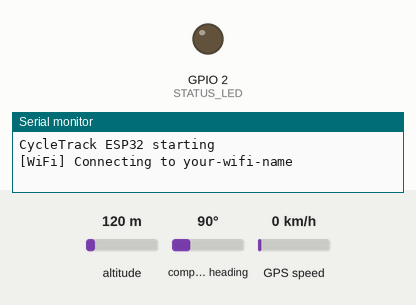
A sketch run on a simulated ESP32. Shown: output pins drawn as LEDs (lit = HIGH), the last lines printed to the serial monitor. The test bench sets the inputs (shaded band); at power-on: altitude 120 m, compass heading 90°, GPS speed 0 km/h. WiFi joins after 1.5 s; servers stay silent unless stated; uploads are accepted with an empty reply; the local clock reads 2024-03-15 10:24:30 at power-on unless the sketch sets it; the GPS gets a fix after 3 s at 37.7749, -122.4194 with 8 satellites.

Above: at 0.3 s.
At 1.88 s:
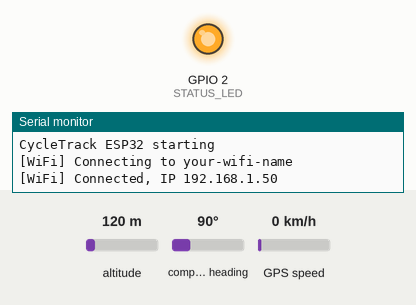
Timing chart, 0 to 4.7 s (numbered marks = the images above):
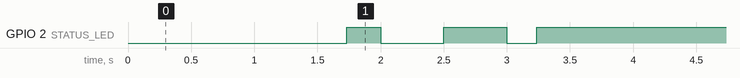

The sketch:

cycletrack_esp32.ino
```cpp
/*
 * CycleTrack - ESP32 + NEO-6M GPS tracker
 *
 * Reads the NEO-6M over UART2, connects to Wi-Fi and pushes the
 * cycle's location to Firebase Realtime Database every few seconds.
 * The website (index.html) polls the same path and shows it on a map.
 *
 * Data written to FIREBASE_PATH:
 *   lat, lng      degrees            (only sent when the GPS has a fix,
 *   alt           metres              so the last known spot is kept)
 *   speed         km/h
 *   satellites    count
 *   accuracy      metres (estimated from HDOP)
 *   gpsFixed      true / false
 *   wifi          true
 *   timestamp     Unix time in milliseconds (NTP, GPS time as fallback)
 *
 * Board:     ESP32 Dev Module
 * Libraries: TinyGPSPlus by Mikal Hart (Library Manager)
 *
 * Setup: copy config.example.h to config.h and fill in your values.
 */

#include <WiFi.h>
#include <WiFiClientSecure.h>
#include <HTTPClient.h>
#include <TinyGPSPlus.h>
#include <time.h>

#include "config.h"

// ESP32 dev boards have a blue LED on GPIO2
#define STATUS_LED 2

// A NEO-6M position error is roughly HDOP x 2.5 m in open sky
#define UERE_METRES 2.5

// If no valid sentence arrives for this long, treat the fix as lost
#define GPS_STALE_MS 5000

TinyGPSPlus gps;
HardwareSerial gpsSerial(2);

unsigned long lastUpload = 0;
unsigned long lastWifiAttempt = 0;
bool ntpStarted = false;

void feedGPS();

// ------------------------------------------------------------
//  Wi-Fi
// ------------------------------------------------------------
void connectWiFi() {
  if (WiFi.status() == WL_CONNECTED) return;

  // Don't hammer the router; retry at most every 10 s
  if (lastWifiAttempt != 0 && millis() - lastWifiAttempt < 10000) return;
  lastWifiAttempt = millis();

  Serial.printf("[WiFi] Connecting to %s\n", WIFI_SSID);
  WiFi.mode(WIFI_STA);
  WiFi.begin(WIFI_SSID, WIFI_PASSWORD);

  unsigned long start = millis();
  while (WiFi.status() != WL_CONNECTED && millis() - start < 8000) {
    feedGPS();               // keep reading GPS while we wait
    delay(50);
  }

  if (WiFi.status() == WL_CONNECTED) {
    Serial.printf("[WiFi] Connected, IP %s\n", WiFi.localIP().toString().c_str());
    if (!ntpStarted) {
      configTime(0, 0, "pool.ntp.org", "time.google.com");
      ntpStarted = true;
    }
  } else {
    Serial.println("[WiFi] Not connected, will retry");
  }
}

// ------------------------------------------------------------
//  GPS
// ------------------------------------------------------------
void feedGPS() {
  while (gpsSerial.available()) {
    gps.encode(gpsSerial.read());
  }
}

bool hasFix() {
  return gps.location.isValid() && gps.location.age() < GPS_STALE_MS;
}

// Days since 1970-01-01 for a Gregorian date
static long daysFromCivil(int y, unsigned m, unsigned d) {
  y -= m <= 2;
  const long era = (y >= 0 ? y : y - 399) / 400;
  const unsigned yoe = (unsigned)(y - era * 400);
  const unsigned doy = (153 * (m + (m > 2 ? -3 : 9)) + 2) / 5 + d - 1;
  const unsigned doe = yoe * 365 + yoe / 4 - yoe / 100 + doy;
  return era * 146097L + (long)doe - 719468L;
}

// Unix time in ms. Prefers NTP, falls back to the GPS clock, 0 if neither.
uint64_t currentTimestampMs() {
  time_t now = time(nullptr);
  if (now > 1600000000) {               // NTP has synced (after Sep 2020)
    struct timeval tv;
    gettimeofday(&tv, nullptr);
    return (uint64_t)tv.tv_sec * 1000ULL + tv.tv_usec / 1000;
  }

  if (gps.date.isValid() && gps.time.isValid() && gps.date.year() > 2020) {
    long days = daysFromCivil(gps.date.year(), gps.date.month(), gps.date.day());
    uint64_t secs = (uint64_t)days * 86400ULL
                  + gps.time.hour() * 3600UL
                  + gps.time.minute() * 60UL
                  + gps.time.second();
    return secs * 1000ULL + gps.time.centisecond() * 10;
  }

  return 0;
}

// ------------------------------------------------------------
//  Firebase upload
// ------------------------------------------------------------
String buildPayload() {
  bool fix = hasFix();
  String json = "{";

  if (fix) {
    json += "\"lat\":"   + String(gps.location.lat(), 6) + ",";
    json += "\"lng\":"   + String(gps.location.lng(), 6) + ",";
    if (gps.altitude.isValid()) json += "\"alt\":" + String(gps.altitude.meters(), 1) + ",";
    if (gps.speed.isValid())    json += "\"speed\":" + String(gps.speed.kmph(), 1) + ",";
    if (gps.hdop.isValid())     json += "\"accuracy\":" + String(gps.hdop.hdop() * UERE_METRES, 1) + ",";
  }

  json += "\"satellites\":" + String(gps.satellites.isValid() ? gps.satellites.value() : 0) + ",";
  json += "\"gpsFixed\":" + String(fix ? "true" : "false") + ",";
  json += "\"wifi\":true";

  uint64_t ts = currentTimestampMs();
  if (ts > 0) {
    char buf[21];
    snprintf(buf, sizeof(buf), "%llu", (unsigned long long)ts);
    json += ",\"timestamp\":";
    json += buf;
  }

  json += "}";
  return json;
}

bool uploadLocation() {
  WiFiClientSecure client;
  client.setInsecure();              // skip certificate check (fine for a hobby tracker)

  String url = String("https://") + FIREBASE_HOST + FIREBASE_PATH + ".json";
  if (strlen(FIREBASE_AUTH) > 0) url += String("?auth=") + FIREBASE_AUTH;

  HTTPClient http;
  if (!http.begin(client, url)) {
    Serial.println("[Firebase] Could not start request");
    return false;
  }
  http.addHeader("Content-Type", "application/json");
  http.setTimeout(8000);

  String body = buildPayload();
  // PATCH only touches the fields we send, so lat/lng from the last fix
  // stay in the database while the GPS is searching.
  int code = http.sendRequest("PATCH", body);

  if (code == 200) {
    Serial.printf("[Firebase] OK  %s\n", body.c_str());
  } else {
    Serial.printf("[Firebase] HTTP %d  %s\n", code, http.getString().c_str());
  }
  http.end();
  return code == 200;
}

// ------------------------------------------------------------
//  Arduino entry points
// ------------------------------------------------------------
void setup() {
  Serial.begin(115200);
  delay(200);
  Serial.println("\nCycleTrack ESP32 starting");

  pinMode(STATUS_LED, OUTPUT);
  digitalWrite(STATUS_LED, LOW);

  gpsSerial.begin(GPS_BAUD, SERIAL_8N1, GPS_RX_PIN, GPS_TX_PIN);
  connectWiFi();
}

void loop() {
  feedGPS();

  if (WiFi.status() != WL_CONNECTED) {
    digitalWrite(STATUS_LED, LOW);
    connectWiFi();
    return;
  }

  // LED: solid when GPS has a fix, blinking while searching
  digitalWrite(STATUS_LED, hasFix() ? HIGH : (millis() / 500) % 2);

  if (millis() - lastUpload >= UPLOAD_INTERVAL_MS) {
    lastUpload = millis();

    if (gps.charsProcessed() < 10) {
      Serial.println("[GPS] No data from NEO-6M, check wiring (TX->16, RX->17)");
    }
    uploadLocation();
  }
}
```

config.example.h
```cpp
// ------------------------------------------------------------
//  CycleTrack ESP32 configuration
//
//  Copy this file to config.h in the same folder and fill in
//  your own values. config.h is git-ignored so your Wi-Fi
//  password and Firebase key never end up on GitHub.
// ------------------------------------------------------------
#pragma once

// ---------- Wi-Fi ----------
#define WIFI_SSID       "your-wifi-name"
#define WIFI_PASSWORD   "your-wifi-password"

// ---------- Firebase Realtime Database ----------
// Host only: no https:// and no trailing slash.
#define FIREBASE_HOST   "cycletrack-gps-299ba-default-rtdb.asia-southeast1.firebasedatabase.app"

// Path the website reads from (must match FIREBASE_URL in index.html).
#define FIREBASE_PATH   "/devices/cycle001/location"

// Leave empty if your database rules allow public writes to the path.
// Otherwise put a database secret or ID token here.
#define FIREBASE_AUTH   ""

// ---------- GPS (NEO-6M) wiring ----------
// NEO-6M TX -> ESP32 GPIO16 (RX2)
// NEO-6M RX -> ESP32 GPIO17 (TX2)
#define GPS_RX_PIN      16
#define GPS_TX_PIN      17
#define GPS_BAUD        9600

// ---------- Timing ----------
// The website marks the device as off after 2 minutes of silence,
// so keep this well under 120 000 ms.
#define UPLOAD_INTERVAL_MS   10000
```

Measured:
- by itself, GPIO 2 (STATUS_LED): goes HIGH 0.27 s, LOW 0.50 s, HIGH 0.50 s, LOW 0.24 s, then HIGH
